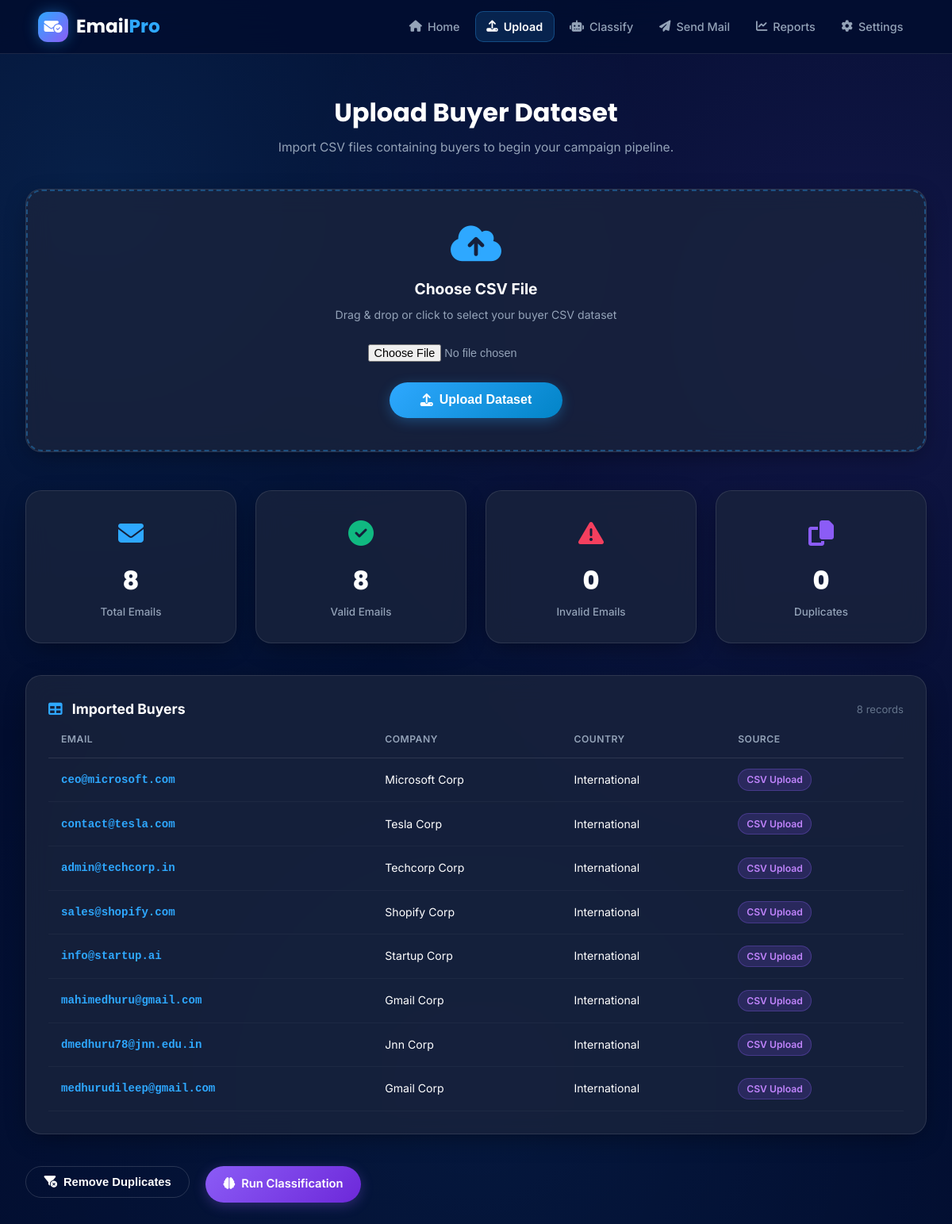
Screenshot of /upload with the database file from the repository.
### tables this page shows
CREATE TABLE emails (
        id INTEGER PRIMARY KEY AUTOINCREMENT,
        email TEXT UNIQUE,
        category TEXT DEFAULT 'Unclassified',
        status TEXT DEFAULT 'Valid',
        created_at TEXT
    );

### app.py (the view)
@app.route('/upload', methods=['GET'])
def upload_page():
    stats = generate_statistics()
    return render_template('upload.html', stats=stats, summary=None, emails=stats['emails'], page='upload')

### utils.py (called while the page is built)
def get_db_connection():
    conn = sqlite3.connect(config.DATABASE)
    conn.row_factory = sqlite3.Row
    return conn

### templates/upload.html (shortened to what this page needs)
{% extends "base.html" %}
{% block content %}
<div class="section-header">
  <h1 class="section-title">Upload Buyer Dataset</h1>
  <p class="section-subtitle">Import CSV files containing buyers to begin your campaign pipeline.</p>
</div>
<div class="emailpro-card upload-card" style="margin-bottom: 3rem;">
  <form action="{{ url_for('upload_action') }}" method="POST" enctype="multipart/form-data">
    <div class="upload-dropzone">
      <i class="fa-solid fa-cloud-arrow-up upload-icon"></i>
      <h3 class="upload-heading">Choose CSV File</h3>
      <p class="upload-subtext">Drag & drop or click to select your buyer CSV dataset</p>
      <div style="margin-bottom: 1.5rem;">
        <input type="file" name="csv_file" accept=".csv" required class="upload-file-input">
      </div>
      <button type="submit" class="btn-emailpro" style="padding: 0.85rem 2.4rem; font-size: 1rem;">
        <i class="fa-solid fa-upload"></i> Upload Dataset
      </button>
    </div>
  </form>
</div>
<div class="stats-cards-grid" style="margin-bottom: 2.5rem;">
  <div class="emailpro-card stat-card-widget">
    <div class="stat-icon" style="color: #2ea8ff;"><i class="fa-solid fa-envelope"></i></div>
    <div class="stat-number">{{ summary.total if summary else stats.total_emails }}</div>
    <div class="stat-label">Total Emails</div>
  </div>
  <div class="emailpro-card stat-card-widget">
    <div class="stat-icon" style="color: #10b981;"><i class="fa-solid fa-circle-check"></i></div>
    <div class="stat-number">{{ summary.valid if summary else stats.total_emails }}</div>
    <div class="stat-label">Valid Emails</div>
  </div>
  <div class="emailpro-card stat-card-widget">
    <div class="stat-icon" style="color: #f43f5e;"><i class="fa-solid fa-triangle-exclamation"></i></div>
    <div class="stat-number">{{ summary.invalid if summary else 0 }}</div>
    <div class="stat-label">Invalid Emails</div>
  </div>
  <div class="emailpro-card stat-card-widget">
    <div class="stat-icon" style="color: #8b5cf6;"><i class="fa-solid fa-copy"></i></div>
    <div class="stat-number">{{ summary.duplicates if summary else 0 }}</div>
    <div class="stat-label">Duplicates</div>
  </div>
</div>
<div class="emailpro-card" style="margin-bottom: 2.5rem;">
  <div class="table-header-row">
    <h3 class="table-heading"><i class="fa-solid fa-table" style="color: var(--primary-color); margin-right: 8px;"></i> Imported Buyers</h3>
    <span class="table-count">{{ emails|length }} records</span>
  </div>
  <div class="table-responsive">
    <table class="emailpro-table">
      <thead>
        <tr>
          <th>Email</th>
          <th>Company</th>
          <th>Country</th>
          <th>Source</th>
        </tr>
      </thead>
      <tbody>
        {% if emails %}
          {% for item in emails %}
            <tr>
              <td style="font-family: monospace; color: #2ea8ff; font-weight: 600;">{{ item.email }}</td>
              <td>
                {% if "@" in item.email %}
                  {{ item.email.split('@')[1].split('.')[0].capitalize() }} Corp
                {% else %}N/A{% endif %}
              </td>
              <td>International</td>
              <td>
                <span class="badge badge-purple">CSV Upload</span>
              </td>
            </tr>
          {% endfor %}
        {% else %}
          <tr>
            <td colspan="4" class="table-empty-msg">No buyer records found. Upload a CSV file above.</td>
          </tr>
        {% endif %}
      </tbody>
    </table>
  </div>
</div>
<div style="display: flex; gap: 1.25rem; flex-wrap: wrap;">
  <form action="{{ url_for('remove_duplicates_action') }}" method="POST">
    <button type="submit" class="btn-emailpro btn-outline">
      <i class="fa-solid fa-filter-circle-xmark"></i> Remove Duplicates
    </button>
  </form>
  <a href="{{ url_for('classify_page') }}" class="btn-emailpro btn-purple">
    <i class="fa-solid fa-brain"></i> Run Classification
  </a>
</div>
{% endblock %}

### templates/base.html (shortened to what this page needs)
<!DOCTYPE html>
<html lang="en">
<head>
  <link rel="stylesheet" href="https://cdnjs.cloudflare.com/ajax/libs/font-awesome/6.4.0/css/all.min.css">
  <link rel="stylesheet" href="{{ url_for('static', filename='css/style.css') }}">
  <link rel="stylesheet" href="{{ url_for('static', filename='css/dashboard.css') }}">
  <link rel="stylesheet" href="{{ url_for('static', filename='css/sendmail.css') }}">
</head>
<body>
  <header class="emailpro-navbar">
    <a href="{{ url_for('index') }}" class="brand-wrapper">
      <div class="brand-icon-box">
        <i class="fa-solid fa-envelope-circle-check"></i>
      </div>
      <div class="brand-text">Email<span>Pro</span></div>
    </a>
    <ul class="nav-links">
      <li class="{% if page == 'dashboard' %}active{% endif %}">
        <a href="{{ url_for('index') }}"><i class="fa-solid fa-house"></i> Home</a>
      </li>
      <li class="{% if page == 'upload' %}active{% endif %}">
        <a href="{{ url_for('upload_page') }}"><i class="fa-solid fa-upload"></i> Upload</a>
      </li>
      <li class="{% if page == 'classify' %}active{% endif %}">
        <a href="{{ url_for('classify_page') }}"><i class="fa-solid fa-robot"></i> Classify</a>
      </li>
      <li class="{% if page == 'send' %}active{% endif %}">
        <a href="{{ url_for('send_mail_page') }}"><i class="fa-solid fa-paper-plane"></i> Send Mail</a>
      </li>
      <li class="{% if page == 'report' %}active{% endif %}">
        <a href="{{ url_for('report_page') }}"><i class="fa-solid fa-chart-line"></i> Reports</a>
      </li>
      <li class="{% if page == 'settings' %}active{% endif %}">
        <a href="{{ url_for('settings_page') }}"><i class="fa-solid fa-gear"></i> Settings</a>
      </li>
    </ul>
  </header>
  <main class="page-container">
    {% block content %}{% endblock %}
  </main>
</body>
</html>

### static/css/style.css (style rules this page uses)
:root { --bg-color: #020d2f; --card-bg: rgba(25, 35, 60, 0.8); --primary-color: #2ea8ff; --secondary-color: #8b5cf6; --text-color: #ffffff; --muted-text: #94a3b8; --card-border: rgba(255, 255, 255, 0.1); }
* { margin: 0; padding: 0; box-sizing: border-box; }
body { font-family: 'Inter', 'Poppins', sans-serif; background-color: var(--bg-color); color: var(--text-color); line-height: 1.6; min-height: 100vh; background-image: radial-gradient(circle at 10% 15%, rgba(46,168,255,0.12) 0%, transparent 40%), radial-gradient(circle at 90% 25%, rgba(139,92,246,0.12) 0%, transparent 45%), radial-gradient(circle at 50% 85%, rgba(46,168,255,0.07) 0%, transparent 50%); background-attachment: fixed; }
.emailpro-navbar { position: sticky; top: 0; z-index: 1000; height: 68px; background: rgba(2, 13, 47, 0.88); backdrop-filter: blur(20px); -webkit-backdrop-filter: blur(20px); border-bottom: 1px solid var(--card-border); display: flex; align-items: center; justify-content: space-between; padding: 0 3rem; }
.brand-wrapper { display: flex; align-items: center; gap: 10px; text-decoration: none; }
.brand-icon-box { width: 38px; height: 38px; background: linear-gradient(135deg, #2ea8ff 0%, #8b5cf6 100%); border-radius: 12px; display: flex; align-items: center; justify-content: center; font-size: 1.15rem; color: white; box-shadow: 0 0 18px rgba(46,168,255,0.4); }
.brand-text { font-family: 'Poppins', sans-serif; font-size: 1.45rem; font-weight: 700; color: white; }
.brand-text span { color: var(--primary-color); }
.nav-links { display: flex; align-items: center; gap: 0.35rem; list-style: none; }
.nav-links a { display: flex; align-items: center; gap: 7px; color: var(--muted-text); text-decoration: none; font-size: 0.9rem; font-weight: 500; padding: 0.45rem 0.85rem; border-radius: 10px; transition: all 0.22s ease; }
.nav-links li.active a { color: white; background: rgba(46,168,255,0.15); border: 1px solid rgba(46,168,255,0.3); font-weight: 600; }
.page-container { max-width: 1240px; margin: 0 auto; padding: 3rem 2rem 6rem; }
.section-header { text-align: center; margin-bottom: 2.5rem; }
.section-title { font-family: 'Poppins', sans-serif; font-size: 2rem; font-weight: 700; color: white; margin-bottom: 0.4rem; }
.section-subtitle { font-size: 0.97rem; color: var(--muted-text); max-width: 600px; margin: 0 auto; }
.emailpro-card { background: var(--card-bg); backdrop-filter: blur(15px); -webkit-backdrop-filter: blur(15px); border-radius: 20px; border: 1px solid var(--card-border); padding: 1.75rem; box-shadow: 0 8px 32px -8px rgba(0,0,0,0.45); transition: border-color 0.25s ease, box-shadow 0.25s ease; }
.btn-emailpro { display: inline-flex; align-items: center; justify-content: center; gap: 8px; padding: 0.7rem 1.4rem; font-size: 0.92rem; font-weight: 600; border-radius: 9999px; background: linear-gradient(135deg, #2ea8ff 0%, #0284c7 100%); color: white; border: none; cursor: pointer; text-decoration: none; box-shadow: 0 4px 16px rgba(46,168,255,0.3); transition: all 0.22s ease; }
.btn-outline { background: transparent !important; border: 1px solid rgba(255,255,255,0.15); box-shadow: none !important; color: white !important; }
.btn-purple { background: linear-gradient(135deg, #8b5cf6 0%, #6d28d9 100%) !important; box-shadow: 0 4px 16px rgba(139,92,246,0.3) !important; }
.badge { display: inline-flex; align-items: center; gap: 4px; padding: 3px 10px; border-radius: 20px; font-size: 0.76rem; font-weight: 600; }
.badge-purple { background: rgba(139,92,246,0.18); color: #c084fc; border: 1px solid rgba(139,92,246,0.3); }
.table-responsive { width: 100%; overflow-x: auto; }
.emailpro-table { width: 100%; border-collapse: collapse; text-align: left; }
.emailpro-table th { padding: 0.85rem 1rem; font-size: 0.76rem; font-weight: 600; color: var(--muted-text); text-transform: uppercase; letter-spacing: 0.04em; border-bottom: 1px solid var(--card-border); }
.emailpro-table td { padding: 0.85rem 1rem; font-size: 0.88rem; border-bottom: 1px solid rgba(255,255,255,0.04); vertical-align: middle; }
.table-header-row { display: flex; justify-content: space-between; align-items: center; flex-wrap: wrap; gap: 0.75rem; }
.table-heading { font-size: 1.1rem; font-weight: 700; color: white; }
.table-count { font-size: 0.82rem; color: #64748b; }

### rows the page displays
emails: email "ceo@microsoft.com", email.split "Microsoft"
emails: email "contact@tesla.com", email.split "Tesla"
emails: email "admin@techcorp.in", email.split "Techcorp"
emails: email "sales@shopify.com", email.split "Shopify"
emails: email "info@startup.ai", email.split "Startup"
emails: email "mahimedhuru@gmail.com", email.split "Gmail"
emails: email "dmedhuru78@jnn.edu.in", email.split "Jnn"
emails: email "medhurudileep@gmail.com", email.split "Gmail"

### other values shown
{{ summary.total if summary else stats.total_emails }} "8"
{{ summary.valid if summary else stats.total_emails }} "8"
{{ summary.invalid if summary else 0 }} "0"
{{ summary.duplicates if summary else 0 }} "0"
{{ emails|length }} "8"
